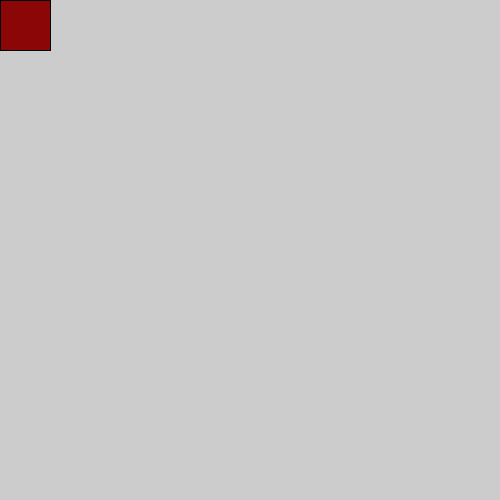
Frame 1 (no input)
Frame 60 (the mouse pressed at the canvas centre just before this capture): identical to frame 1, image omitted
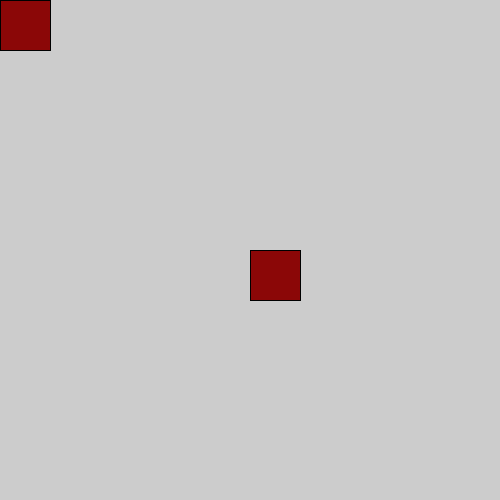
Frame 120 (the mouse held since frame 60 and released just before this capture)

The Processing sketch that drew these frames (run headless with seeded random() and noise(); from frame 60 on, the mouse is pressed at the canvas centre):

// Processing sketch: processing_35434
// ── processing_35434.pde

void setup()
{
size(500,500);
fill(139, 7, 7);

}
void draw()
{
rect(mouseX,mouseY,50,50);
}

                
                                
